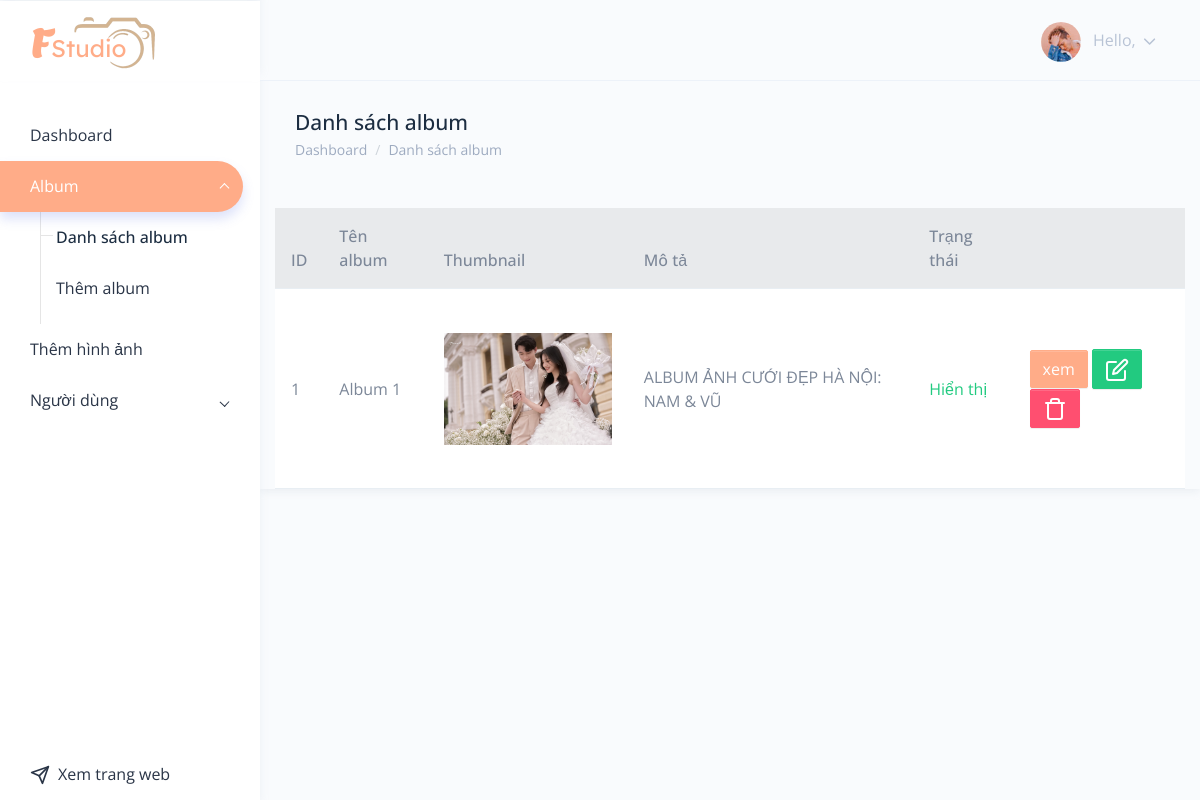
/admin/album-list_vuntpc07201.php, run on the app's committed database.
### tables this page shows
CREATE TABLE `album` (
  `album_id` int(11) NOT NULL,
  `thumbnail` varchar(255) NOT NULL,
  `name` varchar(255) NOT NULL,
  `description` varchar(255) NOT NULL,
  `is_active` varchar(1) NOT NULL,
  `create_at` datetime NOT NULL DEFAULT current_timestamp(),
  `update_at` datetime NOT NULL
);

### admin/album-list_vuntpc07201.php (the view, shortened to what this page needs)
<?php
include './components/header.php'
    ?>
<div class="page-wrapper">
    <div class="page-breadcrumb">
        <div class="row">
            <div class="col-7 align-self-center">
                <h3 class="page-title text-truncate text-dark font-weight-medium mb-1">Danh sách album</h3>
                <div class="d-flex align-items-center">
                    <nav aria-label="breadcrumb">
                        <ol class="breadcrumb m-0 p-0">
                            <li class="breadcrumb-item"><a href="./index.php" class="text-muted">Dashboard</a></li>
                            <li class="breadcrumb-item text-muted active" aria-current="page">Danh sách album</li>
                        </ol>
                    </nav>
                </div>
            </div>
        </div>
    </div>
    <div class="container mt-5">
        <table class="table table-responsive mb-5">
            <thead class="bg-light">
                <th>ID</th>
                <th>Tên album</th>
                <th>Thumbnail</th>
                <th>Mô tả</th>
                <th>Trạng thái</th>
                <th></th>
            </thead>
            <tbody class="bg-white">
                <?php
                require '../connect.php';
                $sql = $conn->query("SELECT * FROM album");
                if ($sql->num_rows > 0):
                    while ($album = $sql->fetch_assoc()):
                        ?>
                        <tr class="align-middle">
                            <td>
                                <?= $album['album_id'] ?>
                            </td>
                            <td>
                                <?= $album['name'] ?>
                            </td>
                            <td style="width: 200px; height: 200px;">
                                <img src="../uploads/<?= $album['thumbnail'] ?>" alt="<?= $album['thumbnail'] ?>"
                                    class="w-100 h-100 d-block object-contain">
                            </td>
                            <td>
                                <?= $album['description'] ?>
                            </td>
                            <td>
                                <?php
                                if ($album['is_active'] == 1):
                                    ?>
                                    <div class="text-success">Hiển thị</div>
                                    <?php
                                else:
                                    ?>
                                    <div class="text-danger">Ẩn</div>
                                <?php
                                endif
                                ?>
                            </td>
                            <td>
                                <a href="album-view_vuntpc07201.php?album_id=<?= $album['album_id'] ?>"
                                    class="btn btn-primary">xem</a>
                                <a href="album-edit_vuntpc07201.php?album_id=<?= $album['album_id'] ?>"
                                    class="btn btn-success"><i class="feather-icon" data-feather="edit"></i></a>
                                <button class="btn btn-danger" data-bs-toggle="modal" data-bs-target="#modalDelete<?= $album['album_id'] ?>">
                                    <i class="feather-icon" data-feather="trash"></i>
                                </button>
                            </td>
                        </tr>
                        <?php
                    endwhile;
                endif;
                ?>
            </tbody>
        </table>
    </div>
</div>
<?php
include './components/footer.php';
?>

### assets/css/global_vuntpc07201.css (style rules this page uses)
.object-contain { object-fit: contain; }

### data on the page
album: album_id "1", name "Album 1", thumbnail (picture), description "ALBUM ẢNH CƯỚI ĐẸP HÀ NỘI: NAM & VŨ", is_active "Hiển thị"
